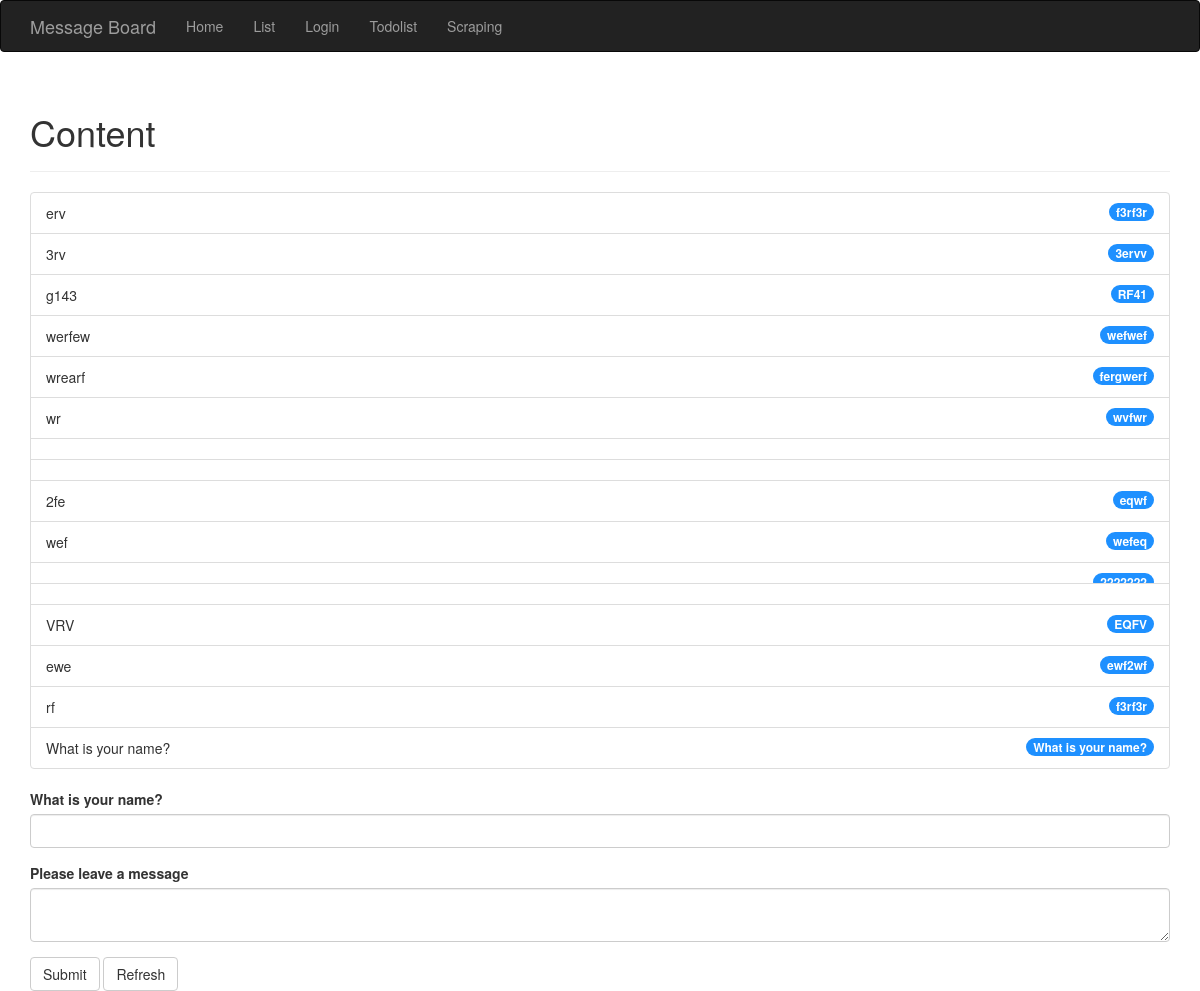
The page / on the database its author committed.
### run.py (models this page shows, shortened)
class User(db.Model):
    __tablename__ = 'users'
    id = db.Column(db.Integer, primary_key=True)
    username = db.Column(db.String(64))
    message = db.Column(db.String(64))

### run.py (the view, shortened to what this page needs)
@app.route('/', methods=['GET', 'POST'])
def index():
    form = NameForm()
    array = User.query.all()
    if not array:
        flash('Here is no message,please leave some message.')
    return render_template('index.html', form=form, array=array)

### run.py
class NameForm(Form):
    name = StringField('What is your name?')
    message = TextAreaField('Please leave a message')
    submit = SubmitField('Submit')
    refresh = SubmitField('Refresh')

### templates/index.html (shortened to what this page needs)
{% extends "base.html" %}
{% import "bootstrap/wtf.html" as wtf %}
{% block styles %}
    {{ super() }}
{% endblock %}
{% block page_content %}
<div class="page-header">
    <h1>Content</h1>
</div>
<div class="contianer-fluid">
    <ul class="list-group">
    {% for item in array %}
      <li class="list-group-item">  {{item.message}}
        <span class="badge">{{item.username}}</span>
      </li>
    {% endfor %}
    </ul>
</div>
{{ wtf.quick_form(form) }}
{% endblock %}

### templates/base.html (shortened to what this page needs)
{% extends "bootstrap/base.html" %}
{% block head %}
{{ super() }}
{% endblock %}
{% block navbar %}
<div class="navbar navbar-inverse" role="navigation">
   <div class="container">
      <div class="navbar-header">
         <a class="navbar-brand" href="/">Message Board</a>
      </div>
      <div class="navbar-collapse collapse">
         <ul class="nav navbar-nav">
            <li><a href="/">Home</a></li>
            <li><a href="/list">List</a></li>
            <li><a href="/login">Login</a></li>
            <li><a href="/todolist">Todolist</a></li>
            <li><a href="/scraping">Scraping</a></li>
         </ul>
      </div>
   </div>
</div>
{% endblock %}
{% block content %}
<div class="container">
   {% block page_content %}{% endblock %}
</div>
{% endblock %}

### templates/index.html (style rules this page uses)
.badge { color: #fff; background-color: #1e90ff; }

### rows shown on the page
User: message "erv", username "f3rf3r"
User: message "3rv", username "3ervv"
User: message "g143", username "RF41"
User: message "werfew", username "wefwef"
User: message "wrearf", username "fergwerf"
User: message "wr", username "wvfwr"
User: message "2fe", username "eqwf"
User: message "wef", username "wefeq"
User: username "2222222"
User: message "VRV", username "EQFV"
User: message "ewe", username "ewf2wf"
User: message "rf", username "f3rf3r"
User: message "What is your name?", username "What is your name?"
